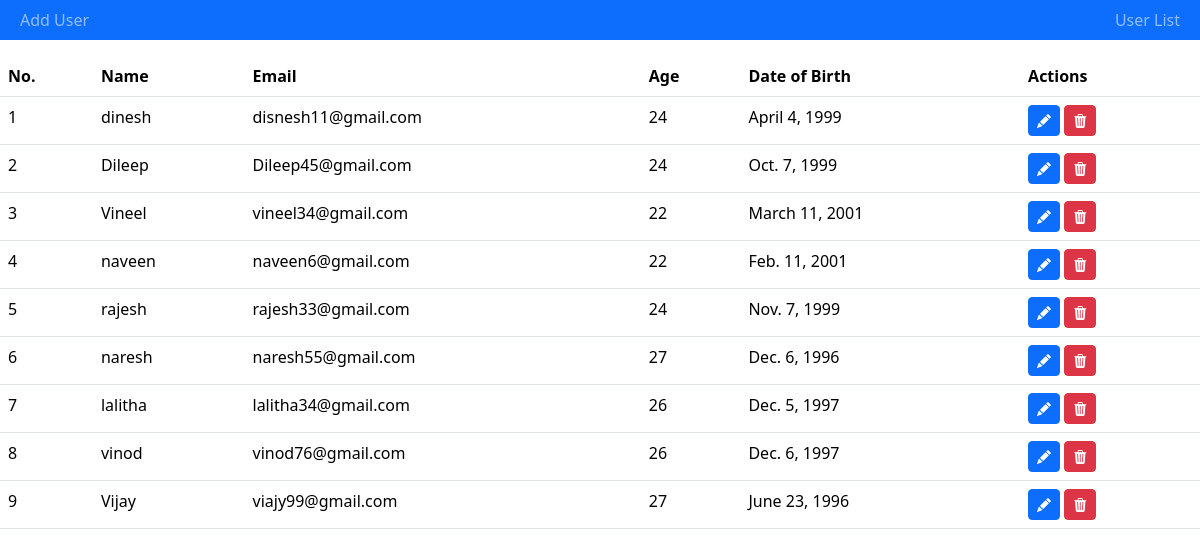
Page /display-users/ on the committed database.
### data/models.py (models this page shows, shortened)
class User(models.Model):
    name = models.CharField(max_length=100)
    email = models.EmailField()
    age = models.PositiveIntegerField()
    date_of_birth = models.DateField()

### data/views.py (the view)
# urls.py: path('display-users/', views.display_users_view, name='display_users'),
def display_users_view(request):
    users = User.objects.all()
    return render(request, 'display_users.html', {'users': users})

### data/templates/display_users.html (shortened to what this page needs)
{% extends "base.html" %}
{% load static %}
{% block body %}
    <table class="table">
        <thead>
            <tr>
                <th scope="col">No.</th>
                <th scope="col">Name</th>
                <th scope="col">Email</th>
                <th scope="col">Age</th>
                <th scope="col">Date of Birth</th>
                <th scope="col">Actions</th>
            </tr>
        </thead>
        <tbody>
            {% for user in users %}
            <tr>
                <td>{{ forloop.counter }}</td>
                <td>{{ user.name }}</td>
                <td>{{ user.email }}</td>
                <td>{{ user.age }}</td>
                <td>{{ user.date_of_birth }}</td>
                <td>
                    <a href="{% url 'update' user.id %}" class="btn btn-sm btn-primary"><i class="bi bi-pencil-fill"></i></a>
                    <a href="{% url 'delete' user.id %}" class="btn btn-sm btn-danger"><i class="bi bi-trash3-fill"></i></a>
                </td>
            </tr>
            {% endfor %}
        </tbody>
    </table>
{% endblock body %}

### data/templates/base.html (shortened to what this page needs)
{% load static %}
<!doctype html>
<html lang="en">
<head>
  <link href="https://cdn.jsdelivr.net/npm/bootstrap@5.3.3/dist/css/bootstrap.min.css" rel="stylesheet">
  <link rel="stylesheet" href="https://cdn.jsdelivr.net/npm/bootstrap-icons@1.11.3/font/bootstrap-icons.min.css">
</head>
<body>
<nav class="navbar navbar-expand-lg navbar-dark bg-primary" style="padding: 0;">
    <div class="container-fluid">
        <div class="collapse navbar-collapse" id="navbarSupportedContent">
            <ul class="navbar-nav me-auto mb-2 mb-lg-0" style="margin-right: auto;">
                <li class="nav-item">
                    <a class="nav-link" href="{% url 'add_user' %}" style="font-size: 1.11.3/font/bootstraprem;">Add User</a>
                </li>
            </ul>
            <ul class="navbar-nav ml-auto mb-2 mb-lg-0" style="margin-left: auto;">
                <li class="nav-item">
                    <a class="nav-link" href="{% url 'display_users' %}" style="font-size: 1.11.3/font/bootstraprem;">User List</a>
                </li>
            </ul>
        </div>
    </div>
</nav>
{% block body %}
{% endblock body %}
</body>
</html>

### rows in the picture
User: name "dinesh", email "disnesh11@gmail.com", age "24", date_of_birth "April 4, 1999"
User: name "Dileep", email "Dileep45@gmail.com", age "24", date_of_birth "Oct. 7, 1999"
User: name "Vineel", email "vineel34@gmail.com", age "22", date_of_birth "March 11, 2001"
User: name "naveen", email "naveen6@gmail.com", age "22", date_of_birth "Feb. 11, 2001"
User: name "rajesh", email "rajesh33@gmail.com", age "24", date_of_birth "Nov. 7, 1999"
User: name "naresh", email "naresh55@gmail.com", age "27", date_of_birth "Dec. 6, 1996"
User: name "lalitha", email "lalitha34@gmail.com", age "26", date_of_birth "Dec. 5, 1997"
User: name "vinod", email "vinod76@gmail.com", age "26", date_of_birth "Dec. 6, 1997"
User: name "Vijay", email "viajy99@gmail.com", age "27", date_of_birth "June 23, 1996"
